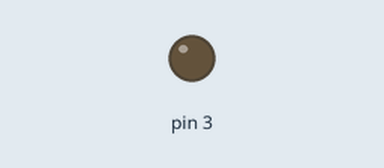
This sketch was run on a simulated Arduino Uno, built with avr-gcc and run on an emulated ATmega328P. Shown: output pins drawn as LEDs (lit = HIGH).

Above: at 0.36 s.
At 3.3 s:
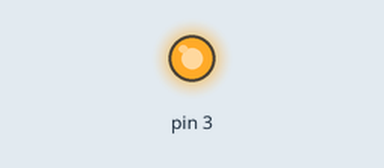
Timing chart, 0 to 4.6 s (numbered marks = the images above):
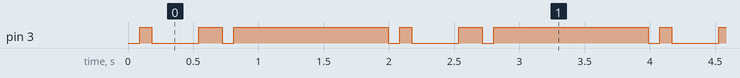

The sketch:

due_sw_uart_TX.ino
```cpp
#include "sw_uart.h"

due_sw_uart uart;
int baudrate = 9600;

void setup() {
  Serial.begin(baudrate);
  sw_uart_setup(&uart, 4, 3, 1, 8, SW_UART_EVEN_PARITY, baudrate);
}

void loop() {
 test_write();
}

void test_write() {
  sw_uart_write_string(&uart,"a");
  delay(1000);
}
```

sw_uart.cpp
```cpp
#include "sw_uart.h"
#pragma GCC optimize ("-O3")

void sw_uart_setup(due_sw_uart *uart, int rx, int tx, int stopbits, int databits, int paritybit, int baudrate) {
	uart->pin_tx     = tx;
	uart->pin_rx     = rx;
	uart->stopbits   = stopbits;
	uart->paritybit  = paritybit;
  uart->databits   = databits;
  uart->baudrate   = baudrate;
  pinMode(rx, INPUT);
  pinMode(tx, OUTPUT);
  digitalWrite(tx, HIGH);
}

void sw_uart_write_data(due_sw_uart *uart, char* bufferData, int writeN) {
  for(int i = 0; i < writeN; i++) {
    sw_uart_write_byte(uart, bufferData[i]);
  }
}

void sw_uart_write_string(due_sw_uart *uart, char* stringData) {
  sw_uart_write_data(uart, stringData, strlen(stringData));
}

int calc_even_parity(char data) {
  int ones = 0;

  for(int i = 0; i < 8; i++) {
    ones += (data >> i) & 0x01;
  }

  return ones % 2;
}

int sw_uart_receive_byte(due_sw_uart *uart, char* data) {
  // wait start bit
  while(digitalRead(uart->pin_rx) == HIGH);

  // confirm start bit
  _sw_uart_wait_half_T(uart);
  // HIGH = invalid
  if(digitalRead(uart->pin_rx) == HIGH) {
    return SW_UART_ERROR_FRAMING;
  }

  _sw_uart_wait_T(uart);

  // start getting data
  char aux = 0x00;
  for(int i = 0; i < uart->databits; i++) {
    aux |= digitalRead(uart->pin_rx) << i;
    _sw_uart_wait_T(uart);
  }

  // parity
  int rx_parity = 0;
  if(uart->paritybit != SW_UART_NO_PARITY) {
    rx_parity = digitalRead(uart->pin_rx);
    _sw_uart_wait_T(uart);
  }

  // get stop bit
  for(int i = 0; i < uart->stopbits; i++) {
    if(digitalRead(uart->pin_rx) == LOW) {
      return SW_UART_ERROR_FRAMING;
    }
    _sw_uart_wait_T(uart);
  }

  int parity = 0;
  if(uart->paritybit == SW_UART_EVEN_PARITY) {
     parity = calc_even_parity(aux);
  } else if(uart->paritybit == SW_UART_ODD_PARITY) {
     parity = !calc_even_parity(aux);
  }

  if(parity != rx_parity) {
    return SW_UART_ERROR_PARITY;
  }

  *data = aux;
  return SW_UART_SUCCESS;
}

void sw_uart_write_byte(due_sw_uart *uart, char data) {
  // send parity
  int parity = 0;

  if(uart->paritybit == SW_UART_EVEN_PARITY) {
     parity = calc_even_parity(data);
  } else if(uart->paritybit == SW_UART_ODD_PARITY) {
     parity = !calc_even_parity(data);
  }

  // send start bit
  digitalWrite(uart->pin_tx, LOW);
  _sw_uart_wait_T(uart);

  // Force framing error
  //_sw_uart_wait_half_T(uart);

  // start sending data
  for(int i = 0; i < uart->databits; i++) {
    digitalWrite(uart->pin_tx, (data >> i) & 0x01);
    _sw_uart_wait_T(uart);
  }

  if(uart->paritybit != SW_UART_NO_PARITY) {
    digitalWrite(uart->pin_tx, parity);

    // Force parity error
    //digitalWrite(uart->pin_tx, LOW);

    _sw_uart_wait_T(uart);
  }

  // send stop bit
  for(int i = 0; i < uart->stopbits; i++) {
    digitalWrite(uart->pin_tx, HIGH);

    // Force stopbit error
    //digitalWrite(uart->pin_tx, LOW);

    _sw_uart_wait_T(uart);
  }
}

// MCK 21MHz
void _sw_uart_wait_half_T(due_sw_uart *uart) {
   for(int i = 0; i < 21000000/(2*uart->baudrate); i++) {
      asm("NOP");
   }

//  for(int i = 0; i < 1093; i++)
//    asm("NOP");
}

void _sw_uart_wait_T(due_sw_uart *uart) {
  _sw_uart_wait_half_T(uart);
  _sw_uart_wait_half_T(uart);
}
```

sw_uart.h
```cpp
#ifndef SW_UART_HEADER
#define SW_UART_HEADER

#include <Arduino.h>

struct due_sw_uart {
	int pin_rx;
	int pin_tx;
	int baudrate;
	int stopbits;
	int paritybit;
  	int databits;
};

typedef struct due_sw_uart due_sw_uart;

#define SW_UART_SUCCESS 		0
#define SW_UART_ERROR_FRAMING 	112
#define SW_UART_ERROR_PARITY  	2
#define SW_UART_NO_PARITY 		0
#define SW_UART_ODD_PARITY 		1
#define SW_UART_EVEN_PARITY 	2


void sw_uart_setup(due_sw_uart *uart, int rx, int tx, int stopbits, int databits, int paritybit, int baudrate);
void sw_uart_write_data(due_sw_uart *uart, char* bufferData, int writeN);
void sw_uart_write_string(due_sw_uart *uart, char* stringData);
int  sw_uart_receive_byte(due_sw_uart *uart, char* data);
void sw_uart_write_byte(due_sw_uart *uart, char data);

void _sw_uart_wait_half_T(due_sw_uart *uart);
void _sw_uart_wait_T(due_sw_uart *uart);

#endif
```

Measured:
- by itself, pin 3: repeats every 2.0 s: LOW 0.36 s, HIGH 0.18 s, LOW 0.09 s, HIGH 1.2 s, LOW 0.09 s, HIGH 0.09 s
- by itself, everything shown: repeats every 2.0 s, in 6 steps
